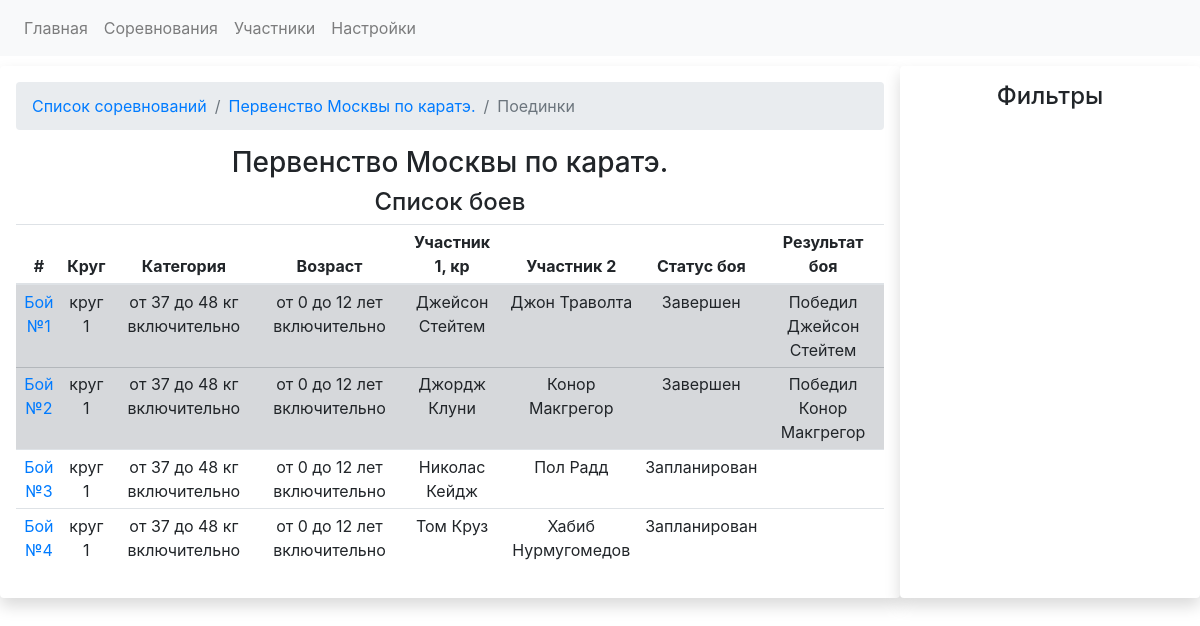
The page /competitions/1/fights on the database as committed earlier.
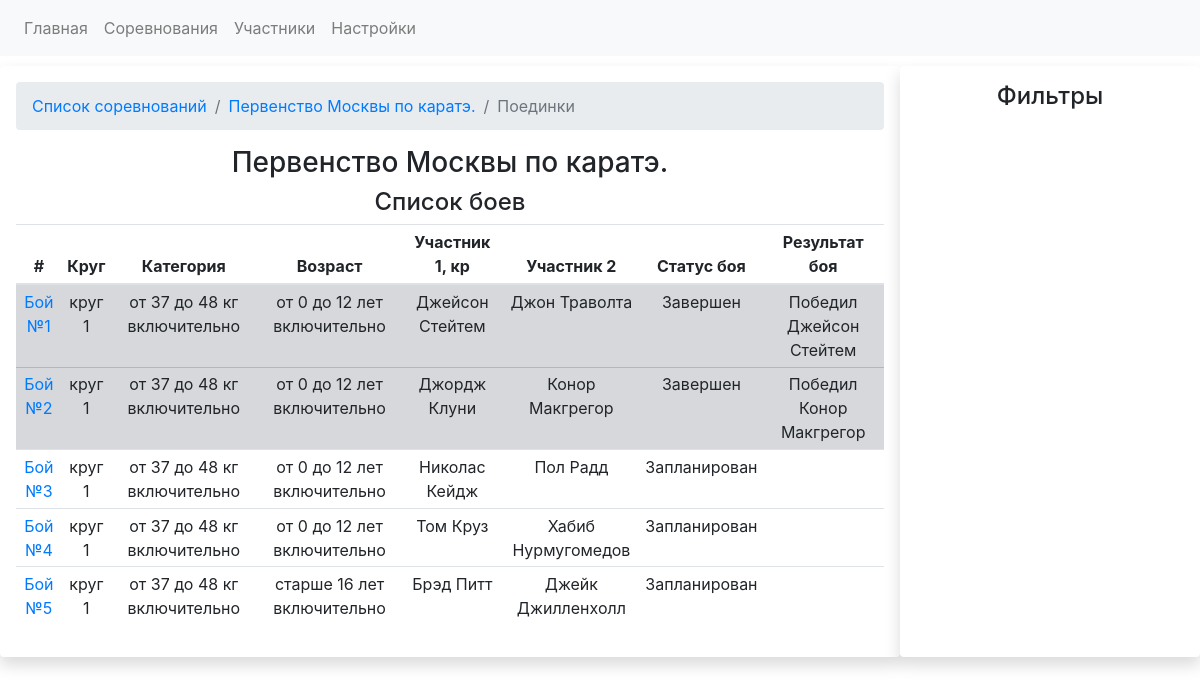
The same page on the database as committed later.
### app.py (models this page shows)
class CompetitionsDB(db.Model):
    competition_id = db.Column(db.Integer, primary_key=True)
    competition_name = db.Column(db.String)
    competition_date_start = db.Column(db.Date, default=datetime.utcnow)
    competition_date_finish = db.Column(db.Date, default=datetime.utcnow)
    competition_city = db.Column(db.String)
    competition_fights = db.relationship('FightsDB', backref='competition', lazy='dynamic')
    registrations = db.relationship('RegistrationDB', backref='competition')

class FightsDB(db.Model):
    fight_id = db.Column(db.Integer, primary_key=True)
    round_number = db.Column(db.Integer, db.ForeignKey('roundsDB.id')) # номер круга, в котором проводится бой. Текст ,потому что есть полуфинал и финал
    weight_category = db.Column(db.Integer, db.ForeignKey('weightcategoriesDB.weight_cat_id')) # весовая категория, в которой проводится бой
    age_category = db.Column(db.Integer, db.ForeignKey('agecategoriesDB.id'))  # возрастная категория, в которой проводится бой
    red_fighter_id = db.Column(db.Integer, db.ForeignKey('fightersDB.fighter_id')) # id красного бойца
    blue_fighter_id = db.Column(db.Integer, db.ForeignKey('fightersDB.fighter_id')) # id синего бойца
    fight_status = db.Column(db.Boolean, default=False) # False = Запланирован. True - завершен
    red_fighter_score = db.Column(db.Integer) # счет красного бойца
    blue_fighter_score = db.Column(db.Integer) # счет синего бойца
    won_id = db.Column(db.Integer) # результат боя Кто выиграл. Например. ID победителя
    loose_id = db.Column(db.Integer) #  id бойца. который проиграл
    draw_status = db.Column(db.Boolean) # если ничья, то True
    competition_id = db.Column(db.Integer, db.ForeignKey('competitionsDB.competition_id'))
    fight_result = db.Column(db.String)

class RoundsDB(db.Model):
    id = db.Column(db.Integer, primary_key=True)
    round_name = db.Column(db.String)
    sort_index = db.Column(db.Integer)
    fights = db.relationship('FightsDB', backref = 'roundNo')
    finished_regs = db.relationship('RegistrationDB', backref = 'roundNo')

class WeightcategoriesDB(db.Model):
    weight_cat_id = db.Column(db.Integer, primary_key=True)
    sort_index = db.Column(db.Integer)
    weight_category_name = db.Column(db.String)
    weight_category_start = db.Column(db.Integer)
    weight_category_finish = db.Column(db.Integer)
    registrations = db.relationship('RegistrationDB', backref='weight_categories')
    fights = db.relationship('FightsDB', backref = 'weight_category_backref')

class AgecategoriesDB(db.Model):
    id = db.Column(db.Integer, primary_key=True)
    sort_index = db.Column(db.Integer)
    age_category_name = db.Column(db.String)
    age_category_start = db.Column(db.Integer)
    age_category_finish = db.Column(db.Integer)
    registrations = db.relationship('RegistrationDB', backref='age_categories')
    fights = db.relationship('FightsDB', backref = 'age_category_backref')

class FightersDB(db.Model):
    fighter_id = db.Column(db.Integer, primary_key=True)
    name = db.Column(db.String)
    last_name = db.Column(db.String)
    fighter_image = db.Column(db.String)
    fighter_image_id = db.Column(db.String)
    birthday = db.Column(db.Date, default=datetime.utcnow)
    active_status = db.Column(db.Integer)
    red_fighter = db.relationship('FightsDB', backref='red_fighter', foreign_keys="[FightsDB.red_fighter_id]")
    blue_fighter = db.relationship('FightsDB', backref='blue_fighter', foreign_keys="[FightsDB.blue_fighter_id]")
    registrations = db.relationship('RegistrationDB', backref = 'fighter')

### app.py (the view)
@app.route('/competitions/<int:comp_id>/fights')
def competition_fights_view(comp_id):
    competition_data = CompetitionsDB.query.get(comp_id)
    fights_in_competition = competition_data.competition_fights.all()
    return render_template('fights.html', fights_in_competition = fights_in_competition, competition_data = competition_data)

### templates/fights.html (shortened to what this page needs)
{% extends "base.html" %}
{% block head %}
<link rel="stylesheet" href="https://stackpath.bootstrapcdn.com/bootstrap/4.5.0/css/bootstrap.min.css">
<link rel="stylesheet" type="text/css" href="https://cdn.datatables.net/1.10.24/css/dataTables.bootstrap4.min.css">
{% endblock %}
{% block content %}
    <div class="container-fluid" style="margin-top: 10px">
        <div class="row">
            <div class="col-lg-9 shadow p-3 mb-5 bg-white rounded text-center">
                <nav aria-label="breadcrumb">
                      <ol class="breadcrumb">
                        <li class="breadcrumb-item"><a href="{{url_for('competitions')}}">Список соревнований</a></li>
                        <li class="breadcrumb-item"><a href="{{url_for('competition_view', competition_id = competition_data.competition_id)}}">{{ competition_data.competition_name }}</a></li>
                        <li class="breadcrumb-item active" aria-current="page">Поединки</li>
                      </ol>
                </nav>
                <h3>{{ competition_data.competition_name }}</h3>
                <h4>Список боев</h4>
                <table id="fights_table" class="table table-sm table-responsive">
                      <thead>
                        <tr>
                          <th scope="col">#</th>
                          <th scope="col">Круг</th>
                          <th scope="col">Категория</th>
                          <th scope="col">Возраст</th>
                          <th scope="col">Участник 1, кр</th>
                          <th scope="col">Участник 2</th>
                          <th scope="col">Статус боя</th>
                          <th scope="col">Результат боя</th>
                        </tr>
                      </thead>
                      <tbody>
                      {% for fight in fights_in_competition %}
                          {% if fight.fight_status %}
                            <tr class="table-secondary">
                          {% else %}
                            <tr>
                          {% endif %}
                          <td>
                          <a href="{{url_for('select_fight_status', comp_id = fight.competition_id, weight_cat_id = fight.weight_category, age_cat_id = fight.age_category, round_no = fight.round_number, fight_id = fight.fight_id)}}">
                          Бой №{{ fight.fight_id }}
                              </a>
                          </td>
                          <td>{{ fight.roundNo.round_name }}</td>
                          <td>{{ fight.weight_category_backref.weight_category_name }}</td>
                          <td>{{ fight.age_category_backref.age_category_name }}</td>
                          <td>{{ fight.red_fighter.name +" "+ fight.red_fighter.last_name}}</td>
                          <td>{{ fight.blue_fighter.name +" " + fight.blue_fighter.last_name}}</td>
                          <td>
                              {% if  fight.fight_status%}
                                    Завершен
                              {% else %}
                                 Запланирован
                                {% endif %}
                          </td>
                          <td>
                              {% if  fight.fight_result %}
                                {{fight.fight_result}}</td>
                            {% endif %}
                        </tr>
                      {% endfor %}
                      </tbody>
                </table>
            </div>
            <div class="col-lg-3 shadow p-3 mb-5 bg-white rounded">
                    <h4 style="text-align: center">Фильтры</h4>
            </div>
        </div>
    </div>
{% endblock %}

### templates/base.html (shortened to what this page needs)
<!DOCTYPE html>
<html lang="en">
<head>
{% block head %}{% endblock %}
</head>
<body>
    <nav class="navbar navbar-expand-lg navbar-light bg-light">
  <div class="collapse navbar-collapse" id="navbarSupportedContent">
    <ul class="navbar-nav mr-auto">
      <li class="nav-item">
        <a class="nav-link" href="{{url_for('index')}}">Главная</a>
      </li>
      <li class="nav-item">
        <a class="nav-link" href="{{url_for('competitions')}}">Соревнования</a>
      </li>
        <li class="nav-item">
            <a class="nav-link" href="{{url_for('participants')}}">Участники</a>
        </li>
      <li class="nav-item">
        <a class="nav-link" href="{{url_for('settings_form')}}">Настройки</a>
      </li>
    </ul>
</div>
</nav>
    <div id="content">
        {% block content %}
        {% endblock %}
    </div>
</body>
</html>

Rows that differ between the two databases and show on the page:
added FightsDB: fight_id "5", roundNo.round_name "круг 1", weight_category_backref.weight_category_name "от 37 до 48 кг включительно", age_category_backref.age_category_name "старше 16 лет включительно", red_fighter "Брэд Питт", blue_fighter "Джейк Джилленхолл", fight_status "Запланирован"
